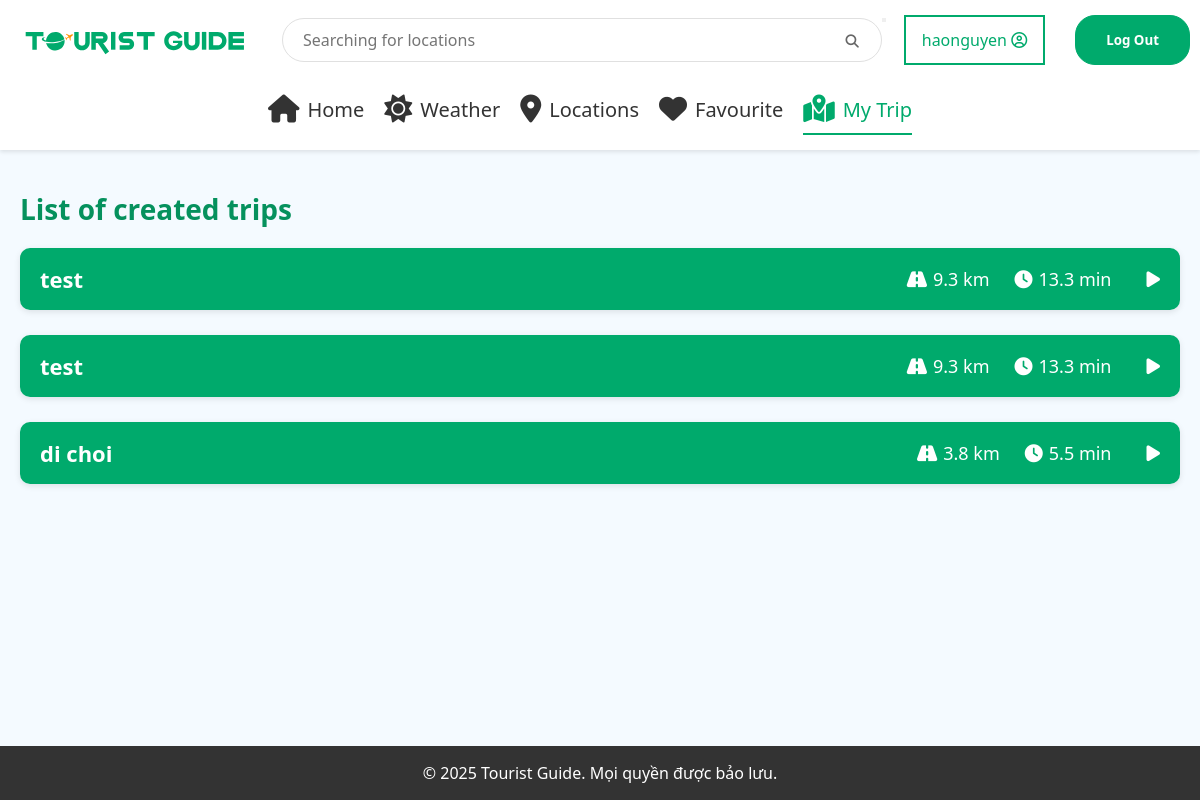
/my_trip/ (signed in), run on the app's committed database.
### location/models.py (models this page shows, shortened)
class TripPath(models.Model):
    start_point = models.ForeignKey(Location, on_delete=models.SET_NULL, null=True, blank=True, related_name="start_paths")
    end_point = models.ForeignKey(Location, on_delete=models.SET_NULL, null=True, blank=True, related_name="end_paths")
    trip_list = models.ForeignKey(TripList, on_delete=models.CASCADE, related_name="trip_paths")
    path_name = models.CharField(max_length=255, default = "")
    locations_ordered = models.CharField(max_length = 255)
    total_distance = models.FloatField(null=True, blank=True)
    total_duration = models.FloatField(null=True, blank = True)
    created_at = models.DateTimeField(auto_now_add=True)
    locations = models.ManyToManyField(Location, related_name="trip_paths")

### location/views.py (the view, shortened to what this page needs)
# urls.py: path('my_trip/', views.my_trip, name = 'my_trip'),
@login_required
def my_trip(request):
    user = request.user
    trip_list_id = f"{user.username}-favourite"
    trip_list, _ = TripList.objects.get_or_create(id=trip_list_id, defaults={
        'user': user,
        'name': f"{user.username}'s Favourite Trip"
    })
    trip_paths = TripPath.objects.filter(trip_list=trip_list).order_by('-created_at')
    all_ids = []
    parsed_trip_paths = []
    for path in trip_paths:
        try:
            loc_ids = json.loads(path.locations_ordered)
        except json.JSONDecodeError:
            loc_ids = []
        all_ids.extend(loc_ids)
        parsed_trip_paths.append({
            'id': path.id,
            'path_name': path.path_name,
            'locations': loc_ids,
            'start_point': path.start_point.location if path.start_point else None,
            'end_point': path.end_point.location if path.end_point else None,
            'total_distance': round(path.total_distance / 1000, 1) if path.total_distance is not None else None,
            'total_duration': round(path.total_duration / 60, 1) if path.total_duration is not None else None,
            'created_at': path.created_at,
        })
    location_qs = Location.objects.filter(id__in=all_ids)
    location_map = {loc.id: loc.location for loc in location_qs}
    return render(request, 'my_trip/my_trip.html', {
        'trip_paths': parsed_trip_paths,
        'location_map': location_map
    })

### location/templatetags/custom_filters.py (called while the page is built)
@register.filter
def get_item(dictionary, key):
    return dictionary.get(key, "")

### location/templates/my_trip/my_trip.html (shortened to what this page needs)
{% extends 'layout/layout.html' %}
{% load static %}
{% load custom_filters %}
{% block css %}
<link rel="stylesheet" href="{% static 'css/mytrip.css' %}">
<link rel="stylesheet" href="https://cdnjs.cloudflare.com/ajax/libs/font-awesome/6.4.0/css/all.min.css"
 />
{% endblock %}
{% block body %}
<div class="trip-container">
	<h2 class="trip-header">List of created trips</h2>
	{% if trip_paths %}
	{% for path in trip_paths %}
	<details class="trip-card">
		<summary class="trip-card-summary">
			<div class="summary-left">
				<span class="trip-name">{{ path.path_name }}</span>
			</div>
			<div class="summary-right">
				<span class="icon"><i class="fas fa-road"></i> {{ path.total_distance }} km</span>
				<span class="icon"><i class="fas fa-clock"></i> {{ path.total_duration }} min</span>
				<span class="icon" id="trip-toggle-icon"><i class="fas fa-play"></i></span>
			</div>
		</summary>
	</details>
	{% endfor %}
	{% endif %}
</div>
{% endblock %}

### location/templates/layout/layout.html (shortened to what this page needs)
{% load static %}
<!DOCTYPE html>
<html lang="en-US" lang="vi">
<head>
    <link rel="stylesheet" href="{% static 'css/layout.css' %}?v={{ timestamp }}">
    <link rel="stylesheet" href="https://cdnjs.cloudflare.com/ajax/libs/font-awesome/6.5.0/css/all.min.css">
    {% block css %}{% endblock %}
</head>
<body>
    <div class="wrapper">
        <header>
            <div class="header-container">
                <div class="logo">
                    <a href="https://github.com/howardVoxcan/Tourist_Guide">
                        <picture>
                            <img src="{% static 'img/logo-tourist-guide.svg' %}" alt="">
                        </picture>
                    </a>
                </div>
                <div class="search-bar">
                    <form method="get" action="{% url 'locations' %}">
                        <input type="text" name="search" placeholder="Searching for locations"
                            value="{{ current_filters.search|default_if_none:'' }}">
                        <button type="submit" class="search-button"><i class="fas fa-search"></i></button>
                    </form>
                </div>
                {% if not user.is_authenticated %}
                <div class="nav-buttons">
                    <a href="{% url 'login' %}"><button class="nav-button secondary">Sign In</button></a>
                    <a href="{% url 'register'%}"><button class="nav-button primary">Sign Up</button></a>
                </div>
                {% else %}
                <div class="user-block">
                    <div class="dropbtn">
                        {{user.username}}
                        <i class="far fa-user-circle"></i>
                    </div>
                    {% if user.is_authenticated %}
                    <form action="{% url 'logout' %}" method="post" style="display: inline;">
                        <a href="{% url 'logout' %}"><button type="submit" class="logout-button">Log Out</button></a>
                    </form>
                    {% endif %}
                </div>
                {% endif %}
            </div>
            <ul class="nav-tabs">
                <li><a href="{% url 'homepage' %}"
                        class="{% if request.resolver_match.url_name == 'homepage' %}active{% endif %}"><i
                            class="fa fa-home"></i>Home</a></li>
                <li><a href="{% url 'weather' %}"
                        class="{% if request.resolver_match.url_name == 'weather' %}active{% endif %}"><i
                            class="fa-solid fa-sun"></i>Weather</a></li>
                <li><a href="{% url 'locations' %}"
                        class="{% if request.resolver_match.url_name == 'locations' %}active{% endif %}"><i
                            class="fas fa-map-marker-alt"></i>Locations</a></li>
                <li><a href="{% url 'favourite' %}"
                        class="{% if request.resolver_match.url_name == 'favourite' %}active{% endif %}"><i
                            class="fas fa-heart"></i>Favourite</a></li>
                <li><a href="{% url 'my_trip' %}"
                        class="{% if request.resolver_match.url_name == 'my_trip' %}active{% endif %}"><i
                            class="fas fa-map-marked-alt"></i>My Trip</a></li>
            </ul>
        </header>
        <main>
            {% block body %}
            {% endblock %}
        </main>
        <footer>
            <p>&copy; 2025 Tourist Guide. Mọi quyền được bảo lưu.</p>
        </footer>
    </div>
</body>
</html>

### location/static/css/layout.css (style rules this page uses)
* { margin: 0; padding: 0; box-sizing: border-box; font-family: 'Segoe UI', Tahoma, Geneva, Verdana, sans-serif; }
html { overflow-y: scroll; overflow-x: hidden; }
body { background-color: #f4faff; color: #333; }
.wrapper { min-height: 100vh; display: flex; flex-direction: column; }
header { background-color: white; padding: 15px 0; box-shadow: 0 2px 4px rgba(0, 0, 0, 0.1); position: sticky; top: 0; z-index: 100; width: 100%; }
.header-container { max-width: 1200px; height: auto; margin: 0 auto; margin-bottom: 20px; display: flex; align-items: center; justify-content: space-between; padding: 0 10px; }
.logo a { padding: 50px auto; display: flex; }
.logo picture { width: 250px; height: auto; }
.logo img { width: 100%; height: 100%; display: block; object-fit: cover; }
.search-bar { flex: 1; max-width: 600px; position: relative; align-items: center; }
.search-bar input { width: 100%; padding: 10px 20px; border: 1px solid #e0e0e0; border-radius: 24px; font-size: 16px; outline: none; }
.search-button { position: absolute; }
.search-button i { position: absolute; padding: 15px 20px; right: 5px; align-items: center; color: #666; }
.logout-button { position: relative; padding: 15px 30px; margin-left: 30px; border: 0.25px solid #00aa6c; border-radius: 20px; background-color: #00aa6c; color: white; font-weight: bolder; cursor: pointer; }
.user-block { position: relative; display: flex; }
.dropbtn { background-color: white; color: #00aa6c; padding: 12px 16px; font-size: 16px; border: 2px solid #00aa6c; }
.nav-tabs { display: flex; flex: 1; list-style: none; justify-content: center; }
.nav-tabs li { margin-right: 20px; white-space: nowrap; font-size: 20px; }
.nav-tabs a { display: flex; align-items: center; color: #333; text-decoration: none; font-weight: 500; padding: 10px 0; border-bottom: 2px solid transparent; }
.nav-tabs a.active { color: #00aa6c; border-bottom: 2px solid #00aa6c; }
.nav-tabs i { margin-right: 8px; font-size: 28px; }
main { flex: 1; }
footer { background-color: #333; color: white; padding: 20px; text-align: center; }
footer { padding: 1rem; text-align: center; }

### location/static/css/mytrip.css (style rules this page uses)
.trip-container { max-width: 1200px; margin: 20px auto; padding: 20px; }
.trip-header { font-size: 28px; color: #05915d; margin-bottom: 20px; text-align: left; }
.trip-card { background: #fff; border-radius: 10px; box-shadow: 0 2px 6px rgba(0, 0, 0, 0.1); margin-bottom: 25px; overflow: hidden; transition: transform 0.2s ease; }
.trip-card-summary { display: flex; justify-content: space-between; align-items: center; padding: 16px 20px; cursor: pointer; list-style: none; background-color: #00aa6c; }
.summary-left { width: 60%; }
.summary-right { width: 40%; display: flex; justify-content: flex-end; gap: 25px; }
.trip-name { color: white; font-size: 22px; font-weight: 700; }
.summary-right .icon { color: white; font-size: 18px; display: flex; align-items: center; gap: 6px; }
#trip-toggle-icon { color: white; margin-left: 10px; transition: transform 0.2s ease; }

### data on the page
TripPath: path_name "test"
TripPath: path_name "test"
TripPath: path_name "di choi"

### other printed values
{{ user.username }} "haonguyen"
{{ path.total_distance }} "9.3" "9.3" "3.8"
{{ path.total_duration }} "13.3" "13.3" "5.5"
